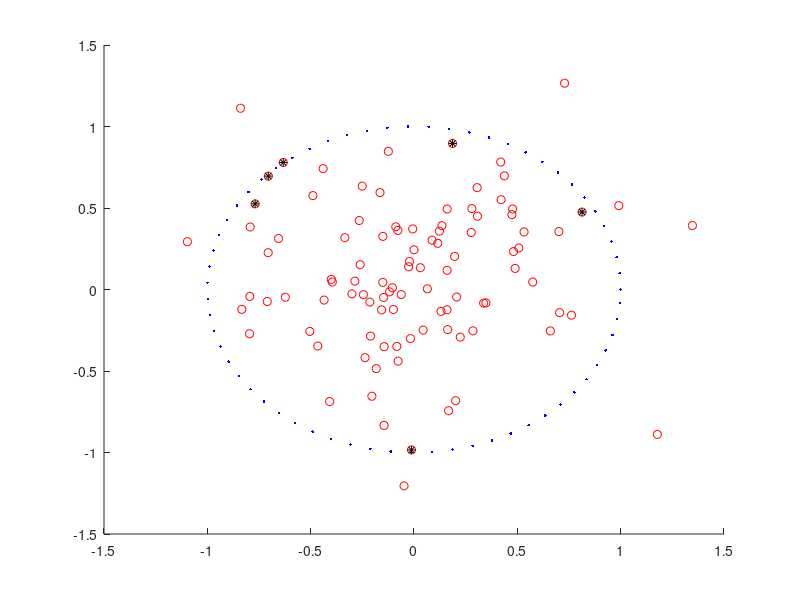

This figure's MATLAB source:
function [Dst,I,L,D,Dlt]=pDst2Lin(L,D,Dlt);
%% Calculates the minimum distance of each point in set D to line L
% D  nD x 2 point with x and y coordinates
% L  nL x 2 points (x,y coordinates) defining a curve L;
% L is assumed to be linear between consecutive points
% Dlt 1 x 1 distance for points in D to be considered "close" to L
% I  nD x 1 0/1 indicator that points in D are close (=1) to L

%% If no input, use toy data
if nargin==0;
    %% L is "rough" circle
    th=(0:0.1:2*pi)';
    x=cos(th);
    y=sin(th);
    L=[x,y];
    %% D is random points
    D=randn(100,2)*0.5;
    %% Dlt is small (so points have to be "on line" to match
    Dlt=0.1;
end;

nL=size(L,1);
nD=size(D,1);
Dst=ones(nD,1)*inf; %Dst set to inf
%% Loop over points in D, find minimum distance for each
for iD=1:nD;
    if rem(iD,100)==0;fprintf(1,'+');end;
    if rem(iD,1000)==0;fprintf(1,'\n');end;
    rD=D(iD,:)';
    tMnmPrpDst=inf; %temporary minimum distance set to inf
    %% Loop over line segements of L
    for iL=1:nL-1;
        r1=L(iL,:)';
        r2=L(iL+1,:)';
        tLinDst=(r2-r1)'*(rD-r1)/((r2-r1)'*(r2-r1));
        if tLinDst>=0 & tLinDst<=1; %you should project on to line segment
            tTh=acos((r2-r1)'*(rD-r1)/sqrt((r2-r1)'*(r2-r1)*(rD-r1)'*(rD-r1)));
            tPrpDst=sqrt((rD-r1)'*(rD-r1))*sin(tTh);
        else; %shortest distance is from end of line segment
            tPrpDst=sqrt(min((rD-r1)'*(rD-r1),(rD-r2)'*(rD-r2)));
        end;
        tMnmPrpDst=min(tPrpDst,tMnmPrpDst);
    end;
    Dst(iD)=min(tMnmPrpDst,Dst(iD));
end;

%% Find points in D close to L
I=Dst<=Dlt;

%% Plot solution when using toy data
if nargin==0
    clf;hold on;
    plot(L(:,1),L(:,2),'b.');
    plot(D(:,1),D(:,2),'ro');
    plot(D(I,1),D(I,2),'k*');
end;

%% Normal completion
return;